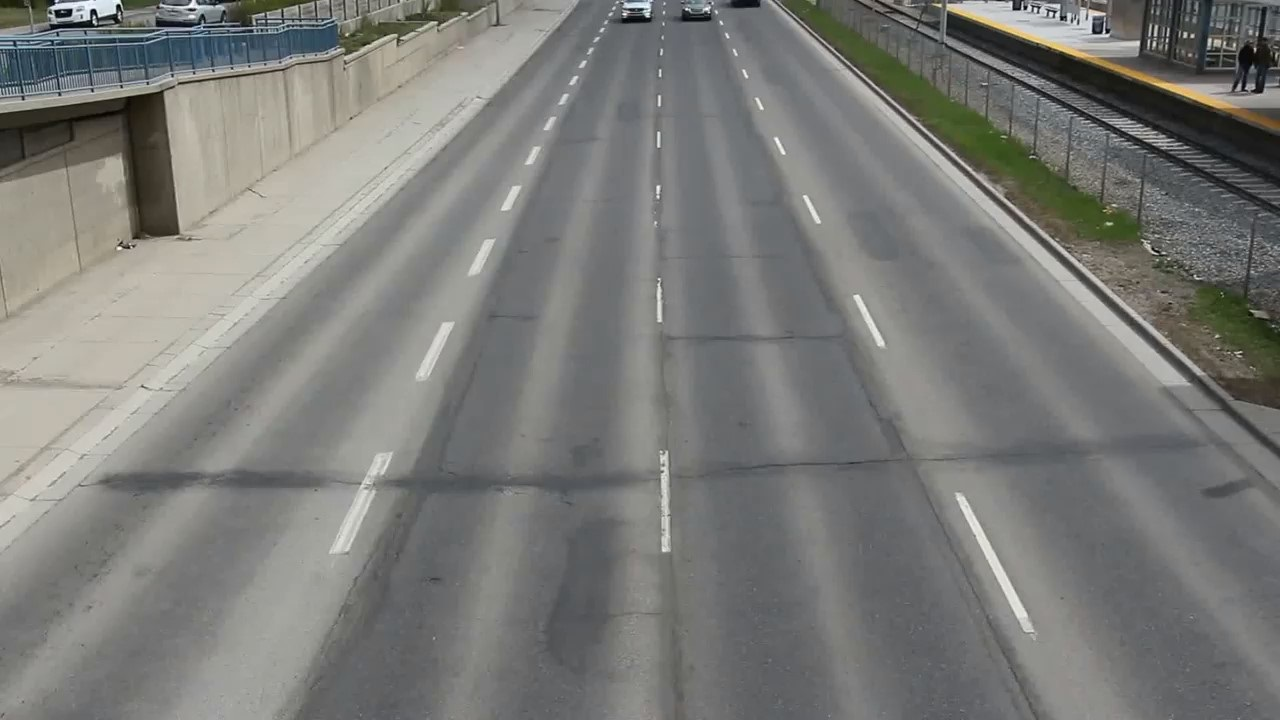
#> input picture image_dataset/1.jpg, 1280 x 720 px, given in place of T2.mp4, which was not available
$ python Background_substraction.py
#> lines starting #> are read from the running program, lines starting #| are printed output that depends on the picture; after the words box and inside, x2 and y2 are one past the last pixel; in counts of white or black regions, pixels touching at a corner belong together; pictures that were not available may be replaced by others from this repository, and a replacement may not be noted
# Python code for Background subtraction using OpenCV
import numpy as np
import cv2

cap = cv2.VideoCapture("T2.mp4")
fgbg = cv2.createBackgroundSubtractorMOG2()

while (1):
    ret, frame = cap.read()
#> frame is the input picture: shape (720, 1280, 3); mean B, G, R 120.2, 123.4, 122.9
    frame1 = cv2.cvtColor(frame,cv2.COLOR_BGR2GRAY)
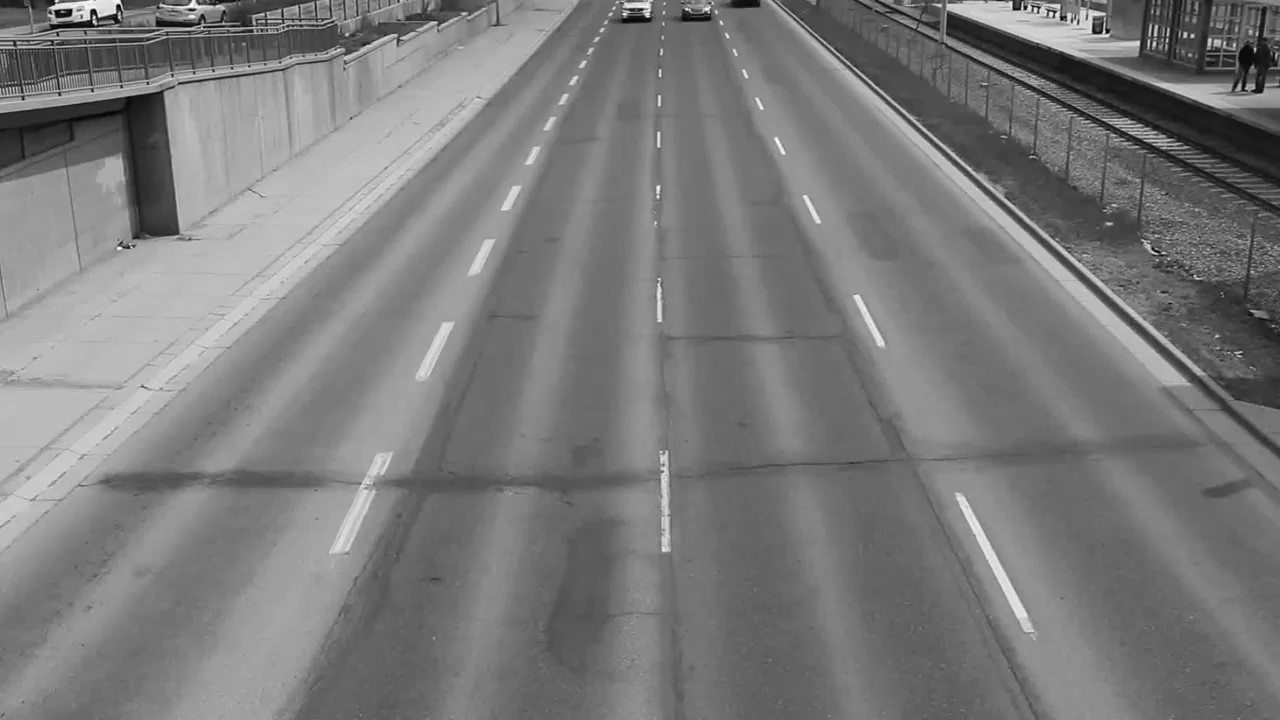
#> frame1: shape (720, 1280); min 1, max 254, mean 122.9
    filter = cv2.GaussianBlur(frame1,(5,5),100)
    fgmask = fgbg.apply(filter)
#> fgmask: shape (720, 1280); every value is 127
    contours, hierarchy = cv2.findContours(fgmask, cv2.RETR_TREE, cv2.CHAIN_APPROX_NONE)
#> contours = 1 contour; box (x1, y1, x2, y2) and area: (0, 0, 1280, 720) 919601
    for c in contours:
        area = cv2.contourArea(c)
        if (area > 1000):
            x,y,w,h = cv2.boundingRect(c)
            #detecting bike without helmet........
            #if bike without helmet then ..
            img = cv2.rectangle(frame,(x,y),(x+w,y+h),(0,255,0),2)
#> this loop made 1 pass
#> (area, x, y, w, h) on pass 1: (919601, 0, 0, 1280, 720)
    cv2.imshow('image', img)
    cv2.imshow('frame', frame1)
    cv2.imshow('fgmask', fgmask)
    k = cv2.waitKey(50)
#> (key Esc is pressed here)
    if k == 27:
        break

cap.release()
cv2.destroyAllWindows()

$ run again, on image_dataset/10.jpg
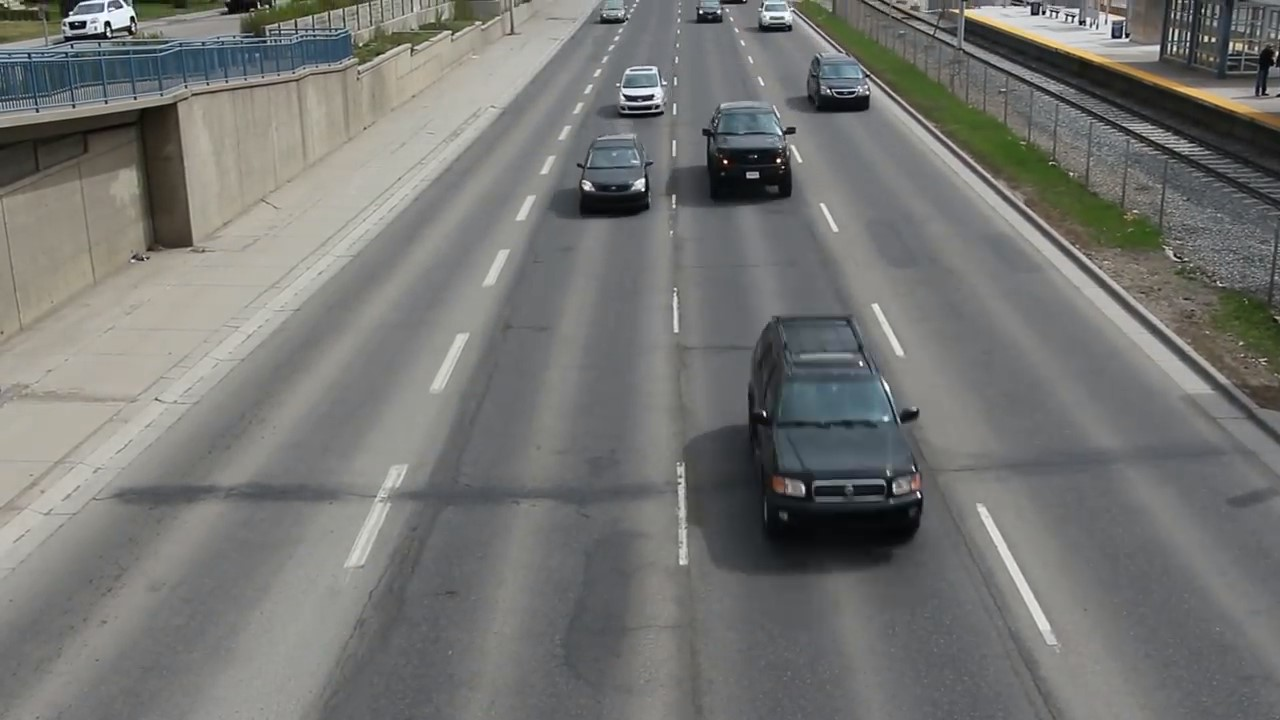
#> input picture image_dataset/10.jpg, 1280 x 720 px, given in place of T2.mp4, which was not available
#> frame is the input picture: shape (720, 1280, 3); mean B, G, R 114.6, 117.2, 116.6
#> `frame1 = cv2.cvtColor(frame,cv2.COLOR_BGR2GRAY)`:
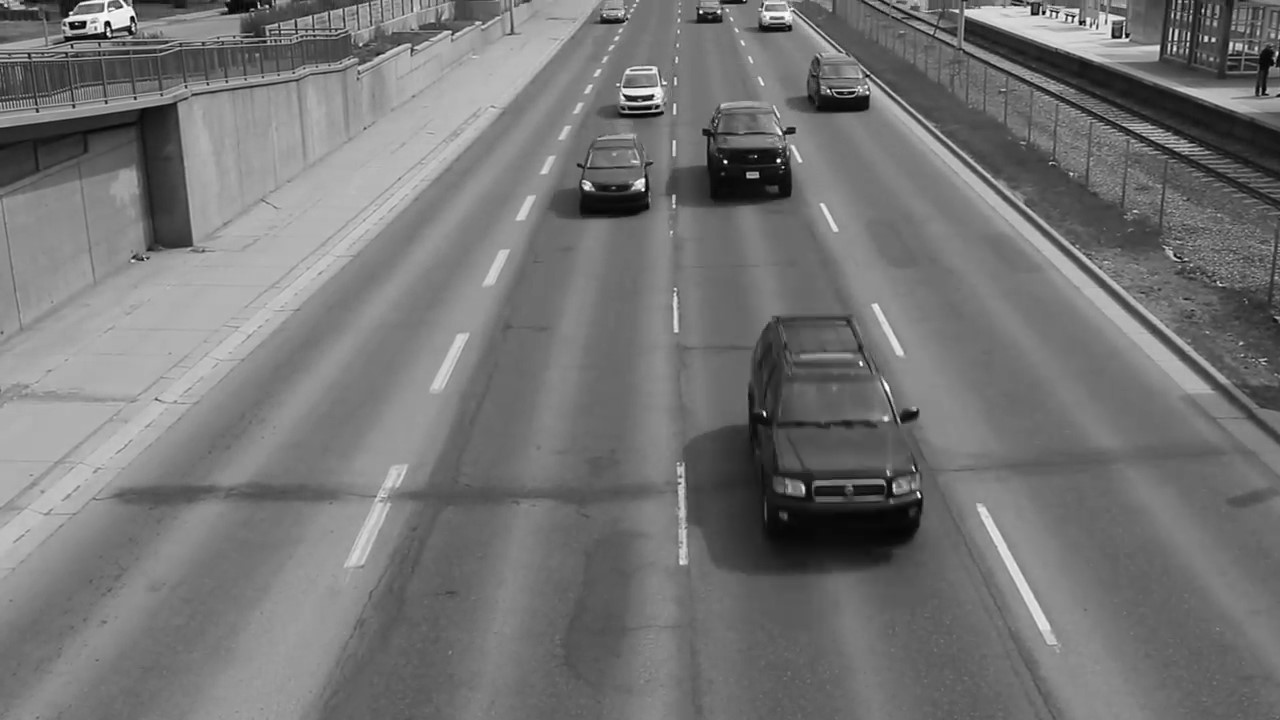
#> frame1: shape (720, 1280); min 0, max 255, mean 116.8
#> fgmask: shape (720, 1280); every value is 127
#> contours = 1 contour; box (x1, y1, x2, y2) and area: (0, 0, 1280, 720) 919601
#> the loop `for c in contours:` made 1 pass
#> (area, x, y, w, h) on pass 1: (919601, 0, 0, 1280, 720)

$ run again, on image_dataset/100.jpg
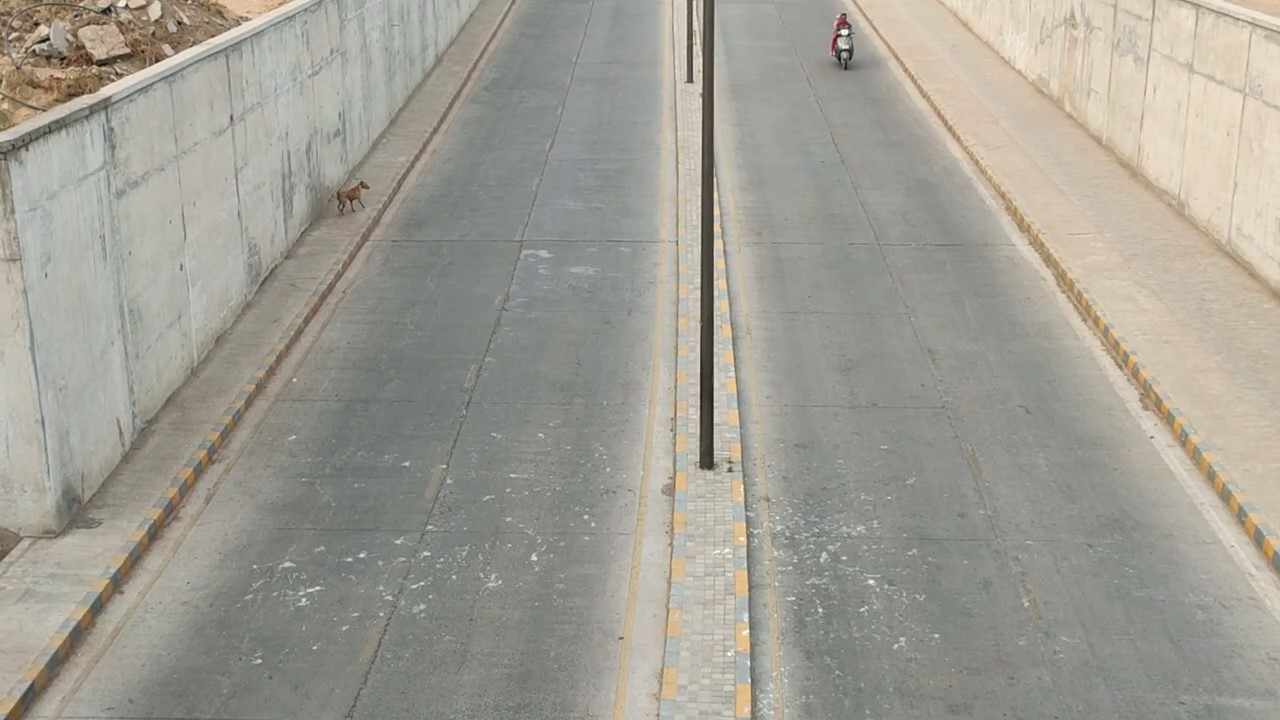
#> input picture image_dataset/100.jpg, 1280 x 720 px, given in place of T2.mp4, which was not available
#> frame is the input picture: shape (720, 1280, 3); mean B, G, R 147.6, 157.1, 159.6
#> `frame1 = cv2.cvtColor(frame,cv2.COLOR_BGR2GRAY)`:
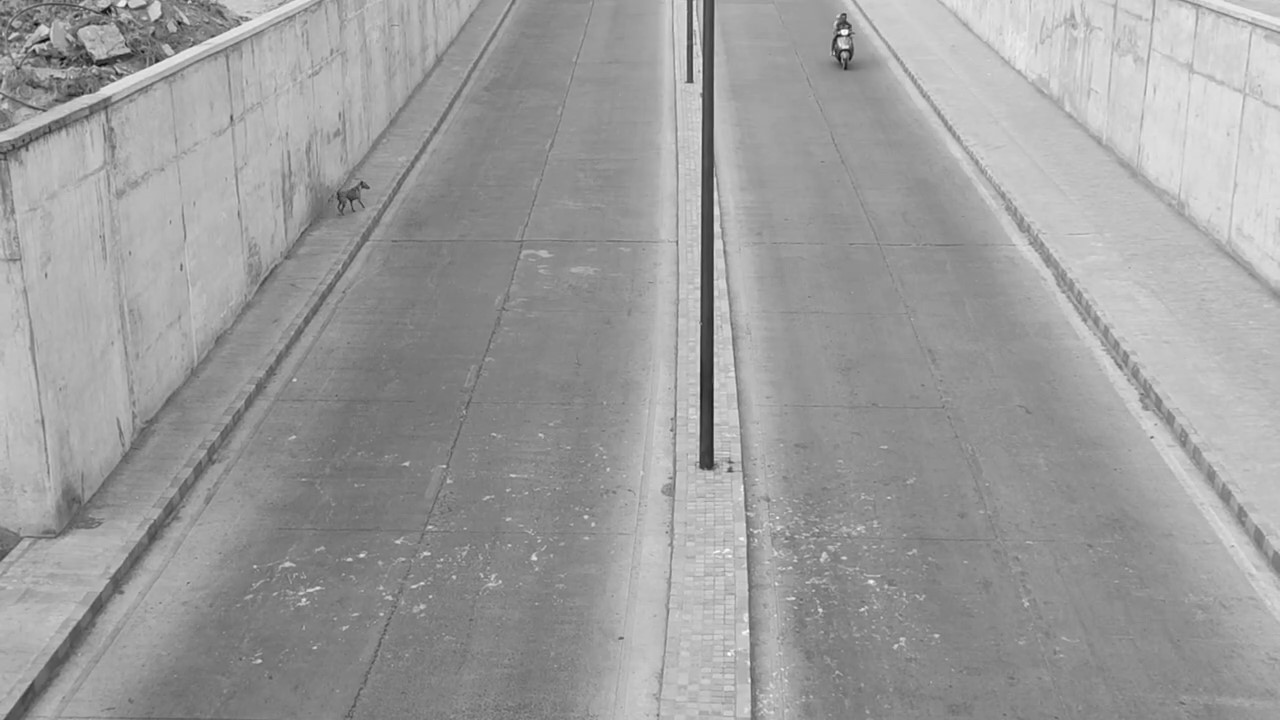
#> frame1: shape (720, 1280); min 9, max 255, mean 156.8
#> fgmask: shape (720, 1280); every value is 127
#> contours = 1 contour; box (x1, y1, x2, y2) and area: (0, 0, 1280, 720) 919601
#> the loop `for c in contours:` made 1 pass
#> (area, x, y, w, h) on pass 1: (919601, 0, 0, 1280, 720)
